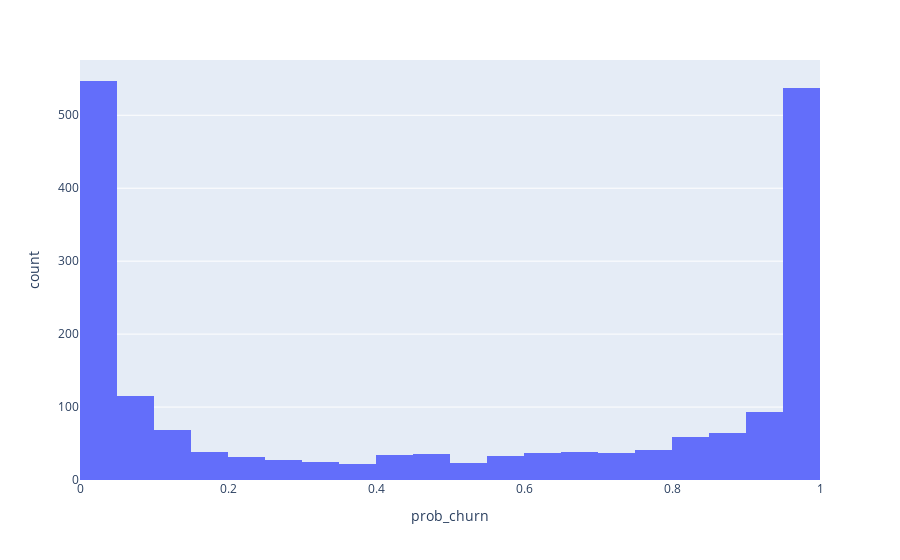

Here is the notebook cell this chart was saved with:
### Code cell
import plotly.express as px
fig = px.histogram(preds_df, x="prob_churn")
fig.show()

### Figure 1 — Plotly figure (JSON) as saved in the notebook; plotly's stock layout.template omitted (floating-point values rounded to 4 significant figures; data arrays with more than 128 entries replaced by an {"elided": "..."} marker saying what was removed)
{"data": [{"alignmentgroup": "True", "bingroup": "x", "hovertemplate": "prob_churn=%{x}<br>count=%{y}<extra></extra>", "legendgroup": "", "marker": {"color": "#636efa", "pattern": {"shape": ""}}, "name": "", "offsetgroup": "", "orientation": "v", "showlegend": false, "type": "histogram", "x": {"elided": "1908 float values"}, "xaxis": "x", "yaxis": "y"}], "layout": {"barmode": "relative", "legend": {"tracegroupgap": 0}, "margin": {"t": 60}, "xaxis": {"anchor": "y", "domain": [0, 1], "title": {"text": "prob_churn"}}, "yaxis": {"anchor": "x", "domain": [0, 1], "title": {"text": "count"}}}}
